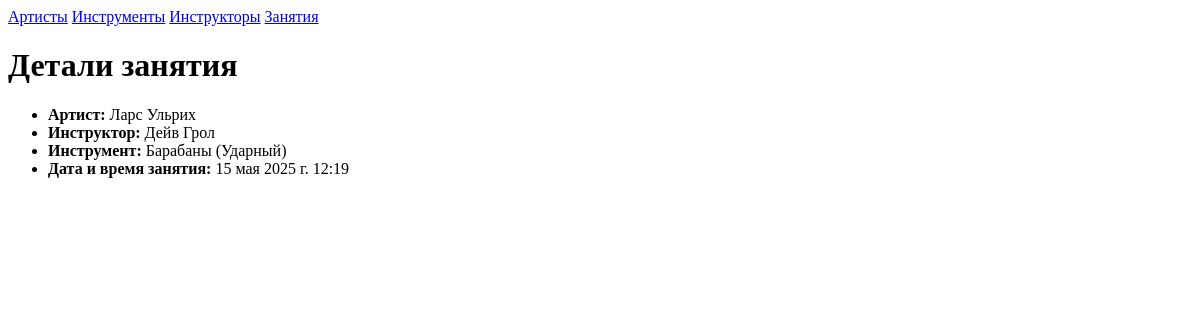
/Lesson/1/detail/, run on the app's committed database.
### Application/models.py (models this page shows)
class Artist(models.Model):
    name = models.CharField(max_length=70, verbose_name="Имя артиста")
    age = models.IntegerField(verbose_name="возарст")
    phone = models.CharField(max_length=15, verbose_name="Телефон", validators=[phone_validator])
    required_fields = ['name']
    class Meta:
        verbose_name = "артист"
        verbose_name_plural = "артисты"
    def __str__(self):
        return f"{self.name}"

class Instructor(models.Model):
    name = models.CharField(max_length=70, verbose_name="Имя инструктора")
    phone = models.CharField(max_length=15, verbose_name="Телефон", validators=[phone_validator])
    specialization = models.CharField(max_length=150, verbose_name="Специализация")
    required_fields = ['name']
    class Meta:
        verbose_name = "инструктор"
        verbose_name_plural = "инструкторы"
    def __str__(self):
        return f"{self.name}"

class Instrument(models.Model):
    class Type(models.TextChoices):
        STRING = 'Струнный', 'Струнный'
        WIND = 'Духовой', 'Духовой'
        PERCUSSION = 'Ударный', 'Ударный'
        OTHER = 'Иной', 'Иной'
    name = models.CharField(max_length=50, verbose_name="Название инструмента")
    type = models.CharField(max_length=50, verbose_name="Тип", choices=Type.choices, default=Type.OTHER)
    required_fields = ['name', 'type']
    class Meta:
        verbose_name = "инструмент"
        verbose_name_plural = "инструменты"
    def __str__(self):
        return f"{self.name} ({self.type})"

class Lesson(models.Model):
    artist = models.ForeignKey(Artist, on_delete=models.CASCADE, verbose_name="Артист")
    instructor = models.ForeignKey(Instructor, on_delete=models.CASCADE, verbose_name="Инструктор")
    instrument = models.ForeignKey(Instrument, on_delete=models.CASCADE, verbose_name="Инструмент")
    lesson_date = models.DateTimeField(verbose_name="Дата и время занятия")
    required_fields = ['artist', 'instructor', 'instrument', 'lesson_date']
    class Meta:
        verbose_name = "занятие"
        verbose_name_plural = "занятия"

### Application/views.py (the view)
# urls.py: path('Lesson/<int:pk>/detail/', views.LessonDetail, name='LessonDetail'),
def LessonDetail(request, pk):
    return DetailFromForm(request, pk, Lesson, 'Детали занятия')

### Application/views.py (called while the page is built)
def DetailFromForm(request, pk, Model, title):
    model = get_object_or_404(Model, pk=pk)
    fields = [(field.verbose_name, getattr(model, field.name)) for field in model._meta.fields]
    return render(request, 'detail.html', {'fields': fields, 'title': title})

### Application/templates/detail.html (shortened to what this page needs)
{% extends 'header.html' %}
{% block in_body %}
<h1>{{ title }}</h1>
<ul>
{% for verbose_name, value in fields %}
  {% if not forloop.first %}
    <li><strong>{{ verbose_name }}:</strong> {{ value }}</li>
  {% endif %}
{% endfor %}
</ul>
{% endblock %}

### data on the page
Artist: verbose_name "Артист", name "Ларс Ульрих"
Instructor: verbose_name "Инструктор", name "Дейв Грол"
Instrument: verbose_name "Инструмент", name+type "Барабаны (Ударный)"
Lesson: fields "15 мая 2025 г. 12:19"

### other printed values
{{ title }} "Детали занятия"
{{ verbose_name }} "Дата и время занятия"
